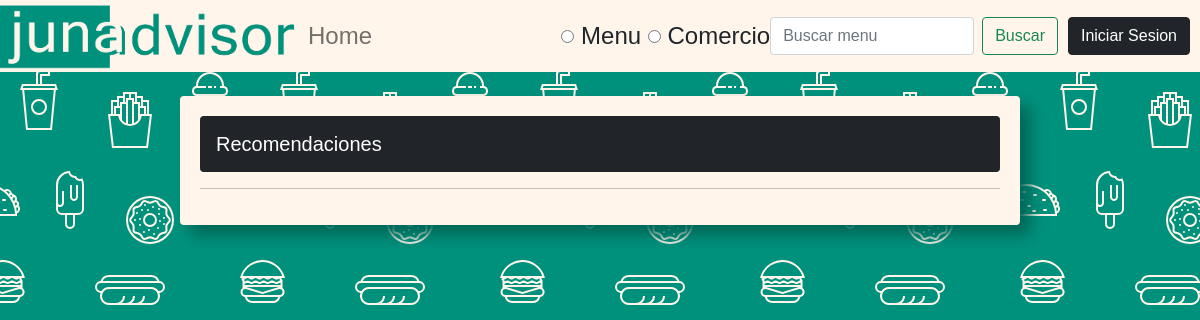
The page /recomendaciones/ on the database as committed earlier.
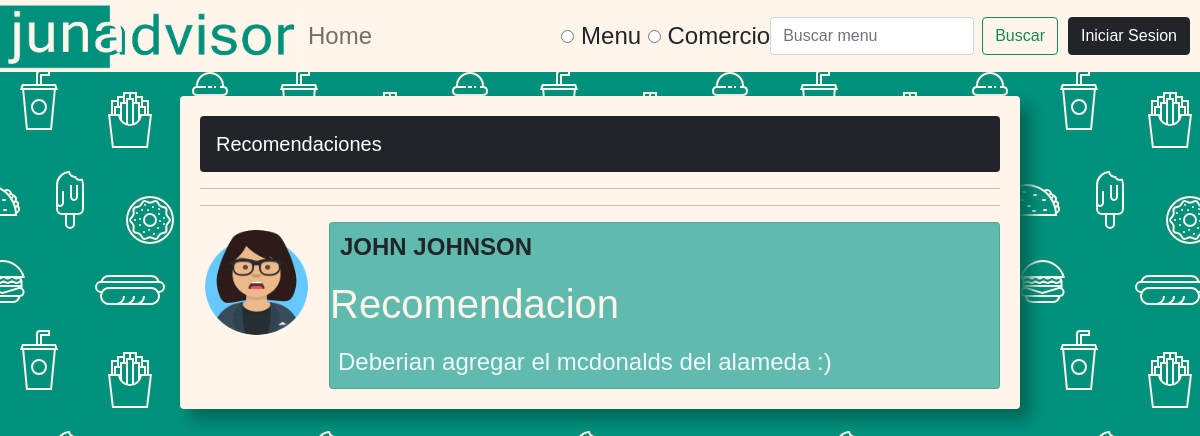
The same page on the database as committed later.
### app/models.py (models this page shows, shortened)
class Recomendacion(models.Model):
    estudiante = models.ForeignKey(Estudiante, null=True,on_delete=models.SET_NULL)
    nombre = models.CharField(max_length=100, null=True)
    contenido = models.CharField(max_length=500, null=True)
    is_active = models.BooleanField(default=True)

class Estudiante(models.Model):
    user = models.OneToOneField(User, null=True, on_delete=models.CASCADE)
    username = models.CharField(max_length=200, null=True)
    first_name = models.CharField(max_length=200, null=True)
    last_name = models.CharField(max_length=200, null=True)
    email = models.EmailField(max_length = 254)
    profile_pic  = models.ImageField(default="default-profile-pic.png",null=True, blank=True)
    date_created = models.DateTimeField(auto_now_add=True, null=True)

### app/views.py (the view)
# urls.py: path('recomendaciones/', views.vistaRecomendaciones, name="recomendaciones"),
def vistaRecomendaciones(request):
    recomendaciones = Recomendacion.objects.all()
    context = {'recomendaciones': recomendaciones}
    return render(request, 'app/recomendaciones.html', context)

### app/templates/app/recomendaciones.html
{% extends 'app/main.html' %}
{% load static %}
{% block content %}
<div class="w-100">
    <h5>Recomendaciones</h5>
    <hr>
    {% for recomendacion in recomendaciones %}
    <hr>
    <div class="d-flex flex-start flex-wrap">
        {% if recomendacion.estudiante.profile_pic %}
        <img src="{{recomendacion.estudiante.profile_pic.url}}" class="profile-pic">
        {% else %}
        <img src="{% static 'images/default-profile-pic.png' %}" class="profile-pic">
        {% endif %}
        <div class="card flex-fill">
            <div class="d-flex align-items-center flex-row">
                <h3 class="menu-title">{{recomendacion.estudiante.first_name}} {{recomendacion.estudiante.last_name}}</h3>
            </div>
            <h1>{{recomendacion.nombre}}</h1>
            <p class="comentario">{{recomendacion.contenido}}</p>
        </div>
    </div>
    {% endfor %}
{% endblock %}

Rows that differ between the two databases and show on the page:
added Recomendacion: estudiante.profile_pic (picture), estudiante.first_name "JOHN", estudiante.last_name "JOHNSON", nombre "Recomendacion", contenido "Deberian agregar el mcdonalds del alameda :)"
